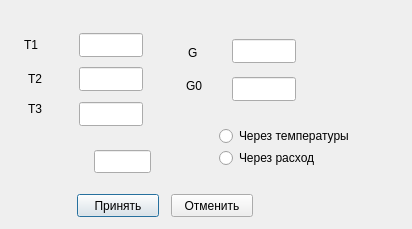
<?xml version="1.0" encoding="UTF-8"?><ui version="4.0"><class>UtfDialog</class>
<widget class="QDialog">
<property name="geometry">
    <rect>
     <x>0</x>
     <y>0</y>
     <width>412</width>
     <height>229</height>
    </rect>
   </property>
<property name="windowTitle"><string>Рассчет коэффициента смешения</string></property>
<widget class="QPushButton" name="push_Ok">
<property name="geometry">
    <rect>
     <x>77</x>
     <y>194</y>
     <width>82</width>
     <height>23</height>
    </rect>
   </property>
<property name="text"><string>Принять</string></property>
</widget>
<widget class="QPushButton" name="push_Cancel">
<property name="geometry">
    <rect>
     <x>171</x>
     <y>194</y>
     <width>82</width>
     <height>23</height>
    </rect>
   </property>
<property name="text"><string>Отменить</string></property>
</widget>
<widget class="QLineEdit" name="edit_T1">
<property name="geometry">
    <rect>
     <x>79</x>
     <y>33</y>
     <width>64</width>
     <height>24</height>
    </rect>
   </property>
</widget>
<widget class="QLineEdit" name="edit_T2">
<property name="geometry">
    <rect>
     <x>79</x>
     <y>67</y>
     <width>64</width>
     <height>24</height>
    </rect>
   </property>
</widget>
<widget class="QLineEdit" name="edit_T3">
<property name="geometry">
    <rect>
     <x>79</x>
     <y>102</y>
     <width>64</width>
     <height>24</height>
    </rect>
   </property>
</widget>
<widget class="QLineEdit" name="edit_G">
<property name="geometry">
    <rect>
     <x>232</x>
     <y>39</y>
     <width>64</width>
     <height>24</height>
    </rect>
   </property>
</widget>
<widget class="QLineEdit" name="edit_G0">
<property name="geometry">
    <rect>
     <x>232</x>
     <y>77</y>
     <width>64</width>
     <height>24</height>
    </rect>
   </property>
</widget>
<widget class="QLineEdit" name="edit_Uf">
<property name="geometry">
    <rect>
     <x>94</x>
     <y>150</y>
     <width>57</width>
     <height>23</height>
    </rect>
   </property>
</widget>
<widget class="QRadioButton" name="radio_M1">
<property name="geometry">
    <rect>
     <x>219</x>
     <y>128</y>
     <width>138</width>
     <height>16</height>
    </rect>
   </property>
<property name="text"><string>Через температуры</string></property>
<attribute name="buttonGroup">
<string notr="true">bg_M1</string>
</attribute>
</widget>
<widget class="QRadioButton" name="radio_M2">
<property name="geometry">
    <rect>
     <x>219</x>
     <y>150</y>
     <width>103</width>
     <height>16</height>
    </rect>
   </property>
<property name="text"><string>Через расход</string></property>
<attribute name="buttonGroup">
<string notr="true">bg_M1</string>
</attribute>
</widget>
<widget class="QLabel" name="label_Static1">
<property name="geometry">
    <rect>
     <x>24</x>
     <y>33</y>
     <width>34</width>
     <height>24</height>
    </rect>
   </property>
<property name="text"><string>T1</string></property>
</widget>
<widget class="QLabel" name="label_Static2">
<property name="geometry">
    <rect>
     <x>28</x>
     <y>67</y>
     <width>34</width>
     <height>24</height>
    </rect>
   </property>
<property name="text"><string>T2</string></property>
</widget>
<widget class="QLabel" name="label_Static3">
<property name="geometry">
    <rect>
     <x>28</x>
     <y>97</y>
     <width>34</width>
     <height>24</height>
    </rect>
   </property>
<property name="text"><string>T3</string></property>
</widget>
<widget class="QLabel" name="label_Static4">
<property name="geometry">
    <rect>
     <x>188</x>
     <y>41</y>
     <width>31</width>
     <height>23</height>
    </rect>
   </property>
<property name="text"><string>G</string></property>
</widget>
<widget class="QLabel" name="label_Static5">
<property name="geometry">
    <rect>
     <x>186</x>
     <y>74</y>
     <width>31</width>
     <height>23</height>
    </rect>
   </property>
<property name="text"><string>G0</string></property>
</widget>
</widget>
<buttongroups>
<buttongroup name="bg_M1"/>
</buttongroups>
</ui>
